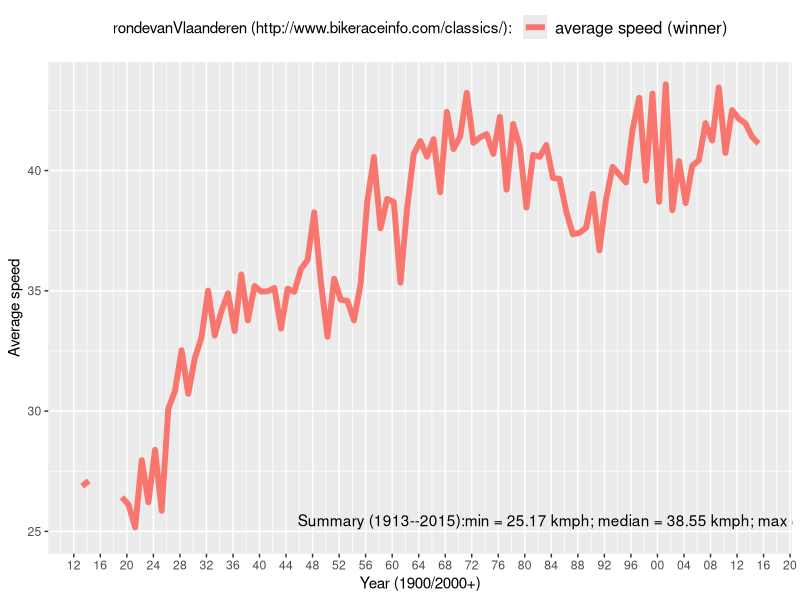
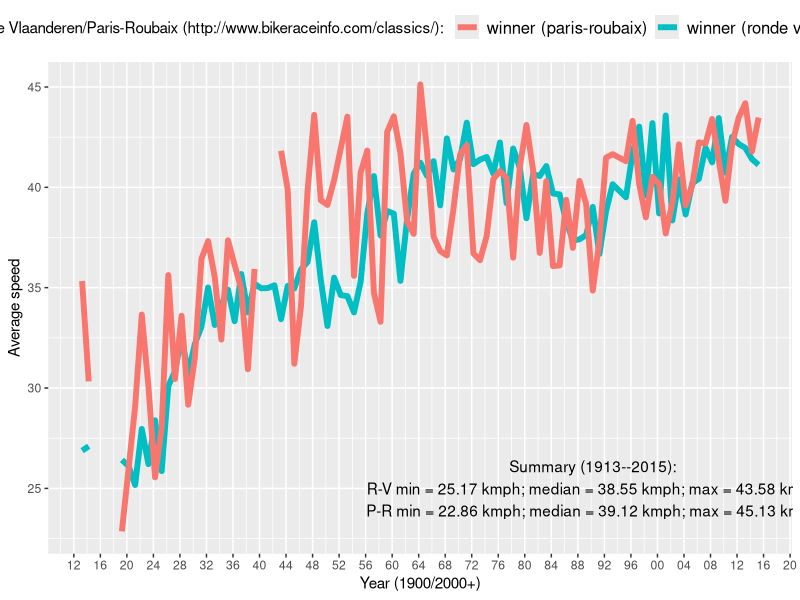
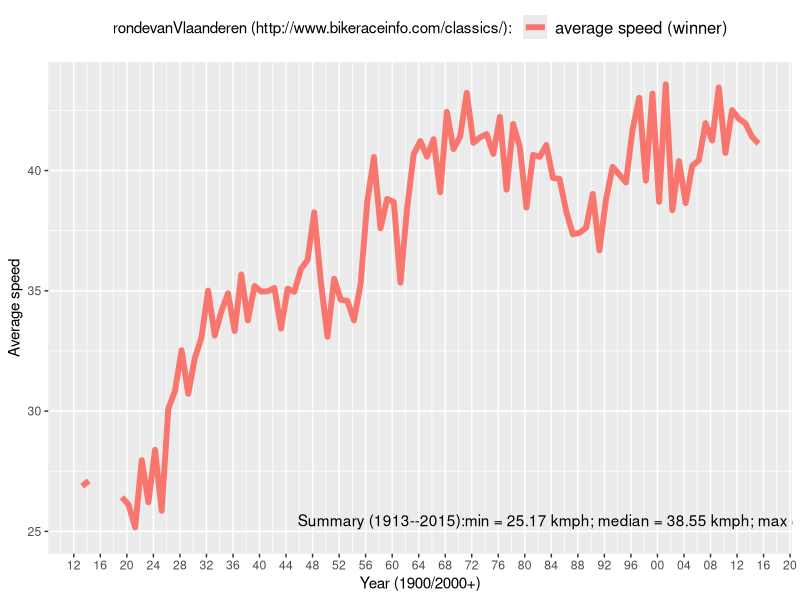
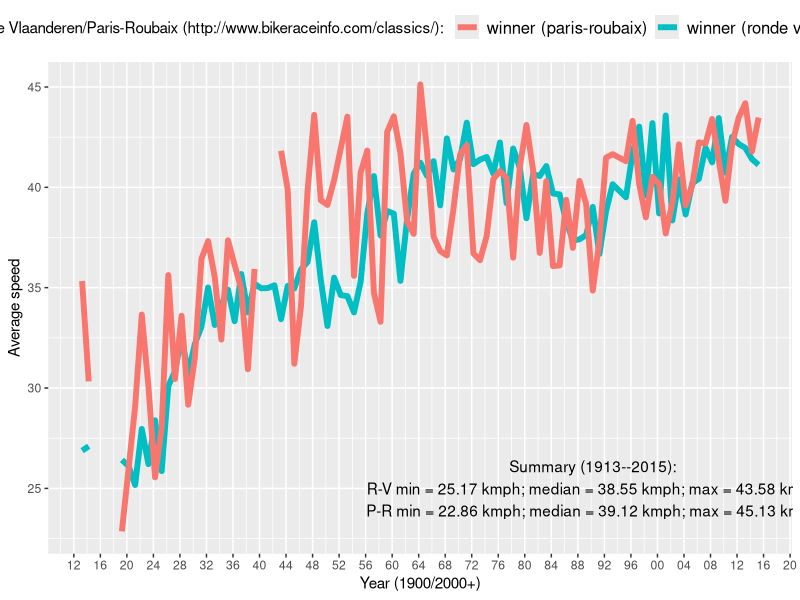

The R script that drew these images, in order:
## http://www.statmethods.net/stats/regression.html
## http://www.cookbook-r.com/Statistical_analysis/Regression_and_correlation/
## google:: trust wvs  Heston et al.
## http://tdhock.github.io/animint/geoms.html
library(reshape)
require(ggplot2)
library(scales)
library(zoo)

# http://stackoverflow.com/questions/7381455/filtering-a-data-frame-by-values-in-a-column
d <- read.csv("ToF.csv", sep = ';',  header=T, na.string="NA");

fivenum(d$speed);

d$rok <- paste(d$rok, "-04-01", sep="");
d$rok

ggplot(d, aes(x = as.Date(rok))) +
  geom_line(aes(y = speed, colour = 'average speed (winner)', group = 1), size=2) +
  ylab(label="Average speed") +
  xlab(label="Year (1900/2000+)") +
  scale_x_date(breaks = date_breaks("4 years"), labels = date_format("%y")) +
  annotate("text", x = as.Date("1990-04-01"), y = 25, 
    label = "Summary (1913--2015):min = 25.17 kmph; median = 38.55 kmph; max = 43.58 kmph\n") +
  labs(color = "rondevanVlaanderen (http://www.bikeraceinfo.com/classics/): ") +
  theme(legend.position="top") +
  theme(legend.text=element_text(size=12));
  ##geom_smooth(aes(x=time, y=speed), method=lm,se=T, size=2);

ggsave(file="rondevanVlaanderen.pdf", width=15, height=8)

d2 <- read.csv("paris-roubaix.csv", sep = ';',  header=T, na.string="NA");
d2$rok <- paste(d2$rok, "-04-01", sep="");


d3 <- merge(d,d2, by.x='rok', by.y='rok')

fivenum(d3$speed.y);

ggplot(d3, aes(x = as.Date(rok))) +
  geom_line(aes(y = speed.x, colour = 'winner (ronde vlaanderen)', group = 1), size=2) +
  geom_line(aes(y = speed.y, colour = 'winner (paris-roubaix)', group = 2), size=2) +
  ylab(label="Average speed") +
  xlab(label="Year (1900/2000+)") +
  scale_x_date(breaks = date_breaks("4 years"), labels = date_format("%y")) +
  annotate("text", x = as.Date("1990-04-01"), y = 25, 
    label = "Summary (1913--2015):\nR-V min = 25.17 kmph; median = 38.55 kmph; max = 43.58 kmph\nP-R min = 22.86 kmph; median = 39.12 kmph; max = 45.13 kmph") +
  labs(color = "Ronde Vlaanderen/Paris-Roubaix (http://www.bikeraceinfo.com/classics/): ") +
  theme(legend.position="top") +
  theme(legend.text=element_text(size=12));

ggsave(file="ronde_roubaix.pdf", width=15, height=8)
